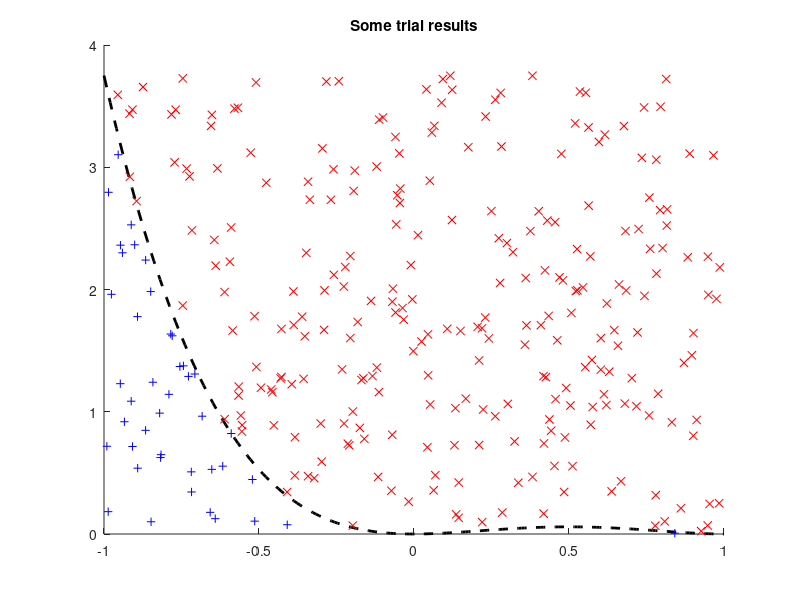
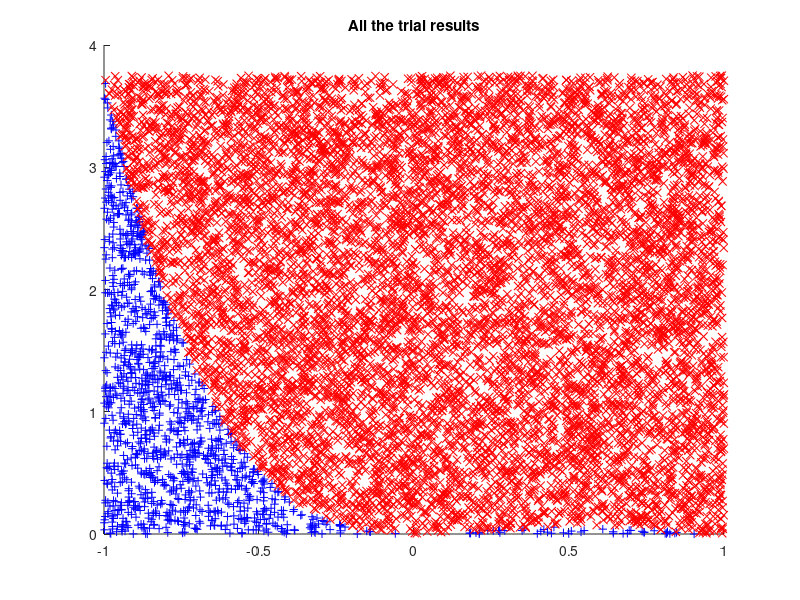
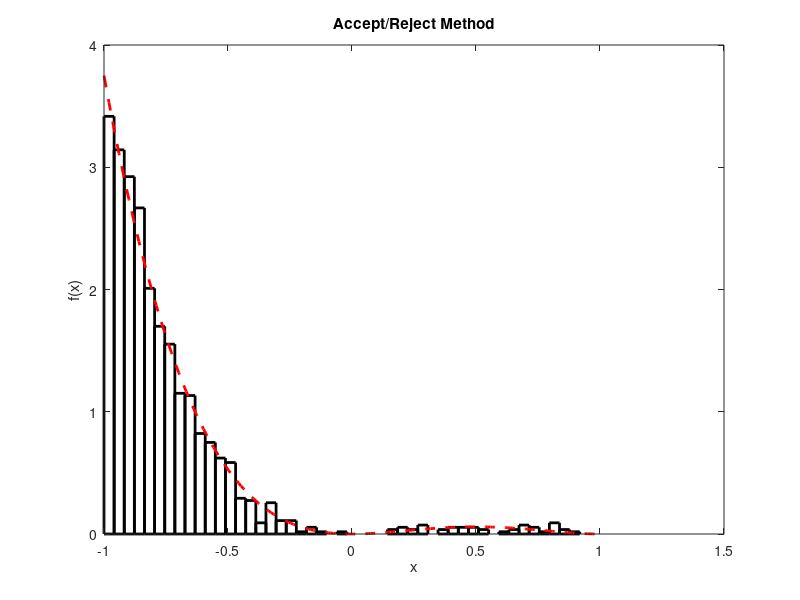

The MATLAB source for these figures, in order:
%% Accept / Reject Method DEMO
clear all; close all;

% Settings.
n = 1e4;                        % number of trials

S = [-1, 1];                    % support (domain of nonzero values)
a = S(1); b = S(end);           % interval endpoints

g = @(x) 6 * x.^2 .* (1-x).^2;  % density function
B = @(x) 24 + (x-x);             % bounding function (constant)

% Scale set functions to appropriate size (optional).
I = integral(g,a,b); 
f = @(x) (1/I)*g(x);
M = @(x) (1/I)*B(x);

% Initialize random variables for n trials.
T = (b-a)*rand(1,n)+a;          % x-value uniform distribution on S
U = rand(1,n);                  % y-scale factor uniform distribution

% Test criteria.
ACCEPT = [ U .* M(T) <= f(T) ]; % logic array (0 if reject, 1 if accept)
X = T(ACCEPT);                  % set X = T if accepted

nACCEPT = sum(ACCEPT);          % count how many we accepted (stats)
pACCEPT = nACCEPT/n;            % percentage accepted (stats)

%% Plotting
% Plot the choosing process...
figure(1)
hold on
wait = 'Ready for trials...';

x = linspace(a,b,200);              % domain for actual density
plot(x,f(x),'k--','LineWidth',2);   % plot actual density
title(wait);
for i = 1:20
    pause
    p = plot(T(i),U(i)*M(T(i)),'ko');
    title(['Trial #' num2str(i)]);
    pause
    if ACCEPT(i) == 0
        set(p,'Color','r','Marker','x');
        title('Reject...');
    else
        set(p,'Color','b','Marker','+');
        title('Accept!');
    end
end
title('Let''s end this...'); 
pause
run = 1; i = 20;
while run
    i = i+1;
    pause(.001)
    p = plot(T(i),U(i)*M(T(i)),'ko');
%     title(['Trial #' num2str(i)]);
    pause(.001)
    if ACCEPT(i) == 0
        set(p,'Color','r','Marker','x');
    else
        set(p,'Color','b','Marker','+');
    end
    if i == min(300,n)
        run = 0;
    end
end
title('Much, much later...');
pause
title('Some trial results');

% Plot all the trial results
figure(2)
hold on
plot(T(ACCEPT),U(ACCEPT).*M(T(ACCEPT)),'b+');
plot(T(~ACCEPT),U(~ACCEPT).*M(T(~ACCEPT)),'rx');

title('Now... I''ll count the accepted.');
pause
title('All the trial results');

% Plot the approximate and actual density.
figure(3)
m = 50;                                 % number of bins
EDGES = linspace(a,b,m);                % define bins for histogram
FREQ = histc(X,EDGES);                  % report frequency in each bin
A = nACCEPT*(b-a)/(m-1);                % 'area' of histogram
approx = bar(EDGES,FREQ/A,'histc');     % plot approximate density

hold on

x = linspace(a,b,200);              % domain for actual density
plot(x,f(x),'r--','LineWidth',2);   % plot actual density
    
xlabel('x'); ylabel('f(x)'); title('Accept/Reject Method');
set(approx,'FaceColor',[1 1 1],'LineWidth',2);